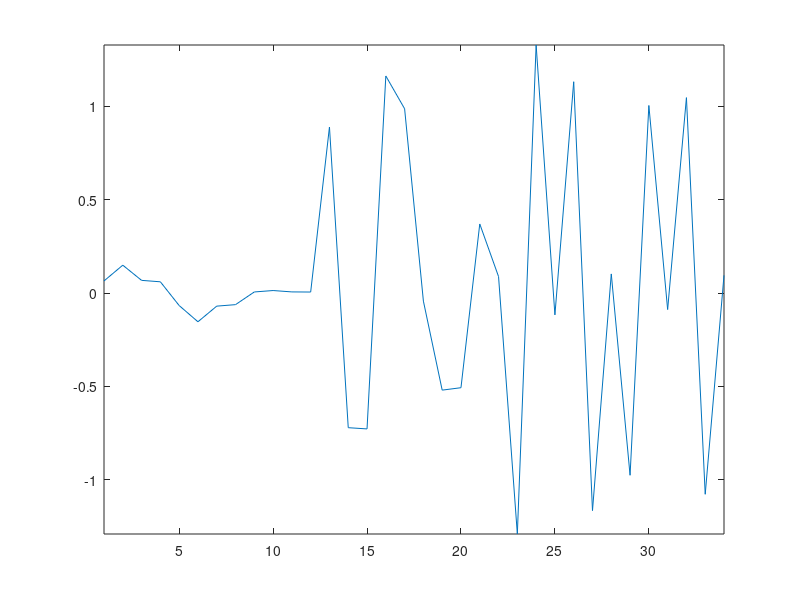

MATLAB code to generate this figure:
rng(1)
clear
m = 4;
nSigs = 3;
input = randn(m, nSigs);
dp = randn(nSigs, 1);
nSections = 2;
ltv = 0;
if ltv == 1
    coefNum = m;
else
    coefNum = 1;
end
parallelFilter = 0;
reverseFilter = 1;
statesNoGrad = 0;
target = randn(m, 1);
%% My implementation
b0 = rand(coefNum, nSections);
d1 = rand(coefNum, nSections);
d2 = rand(coefNum, nSections);
c1 = rand(coefNum, nSections);
c2 = rand(coefNum, nSections);
if statesNoGrad
    initialValueZ1 = zeros(nSigs, nSections);
    initialValueZ2 = zeros(nSigs, nSections);
else
    initialValueZ1 = rand(nSigs, nSections);
    initialValueZ2 = rand(nSigs, nSections);
end
poles = [input(:); b0(:); d1(:); d2(:); c1(:); c2(:); initialValueZ1(:); initialValueZ2(:)];
input = reshape(poles(1 : m * nSigs), [m, nSigs]);
b0 = reshape(poles(m * nSigs + coefNum * nSections * 0 + 1 : m * nSigs + coefNum * nSections * 1), [coefNum, nSections]);
d1 = reshape(poles(m * nSigs + coefNum * nSections * 1 + 1 : m * nSigs + coefNum * nSections * 2), [coefNum, nSections]);
d2 = reshape(poles(m * nSigs + coefNum * nSections * 2 + 1 : m * nSigs + coefNum * nSections * 3), [coefNum, nSections]);
c1 = reshape(poles(m * nSigs + coefNum * nSections * 3 + 1 : m * nSigs + coefNum * nSections * 4), [coefNum, nSections]);
c2 = reshape(poles(m * nSigs + coefNum * nSections * 4 + 1 : m * nSigs + coefNum * nSections * 5), [coefNum, nSections]);
initialValueZ1 = reshape(poles(m * nSigs + coefNum * nSections * 5 + 1 : m * nSigs + coefNum * nSections * 5 + nSigs * nSections), [nSigs, nSections]);
initialValueZ2 = reshape(poles(m * nSigs + coefNum * nSections * 5 + nSigs * nSections + 1 : m * nSigs + coefNum * nSections * 5 + nSigs * nSections * 2), [nSigs, nSections]);
z2_A = zeros(m, nSigs, nSections);z1_A = zeros(m, nSigs, nSections);
z1_A(1, :, :) = initialValueZ1;
z2_A(1, :, :) = initialValueZ2;
y2 = zeros(m, nSigs, nSections);
if reverseFilter
    input = flipud(input);b0 = flipud(b0);d1 = flipud(d1);d2 = flipud(d2);c1 = flipud(c1);c2 = flipud(c2);
end
% Forward filtering
tmp2 = zeros(m, nSigs);
if parallelFilter == 1
    out = zeros(nSections, nSigs);
    for a = 1 : m - 1
        if ltv == 1
            coefIdx = a;
        else
            coefIdx = 1;
        end
        in = input(a, :);
        for idx = 1 : nSections
            y2(a, :, idx) = in - z1_A(a, :, idx) - z2_A(a, :, idx);
            out(idx, :) = b0(coefIdx, idx) .* y2(a, :, idx) + d1(coefIdx, idx) .* z1_A(a, :, idx) + d2(coefIdx, idx) .* z2_A(a, :, idx);
            z2_A(a + 1, :, idx) = z2_A(a, :, idx) + c2(coefIdx, idx) .* z1_A(a, :, idx);
            z1_A(a + 1, :, idx) = z1_A(a, :, idx) + c1(coefIdx, idx) .* y2(a, :, idx);
        end
        tmp2(a, :) = sum(out, 1);
    end
    if ltv == 1
        coefIdx = m;
    else
        coefIdx = 1;
    end
    in = input(m, :);
    for idx = 1 : nSections
        y2(m, :, idx) = in - z1_A(m, :, idx) - z2_A(m, :, idx);
        out(idx, :) = b0(coefIdx, idx) .* y2(m, :, idx) + d1(coefIdx, idx) .* z1_A(m, :, idx) + d2(coefIdx, idx) .* z2_A(m, :, idx);
    end
    tmp2(m, :) = sum(out, 1);
else
    for a = 1 : m - 1
        if ltv == 1
            coefIdx = a;
        else
            coefIdx = 1;
        end
        in = input(a, :);
        for idx = 1 : nSections
            y2(a, :, idx) = in - z1_A(a, :, idx) - z2_A(a, :, idx);
            in = b0(coefIdx, idx) .* y2(a, :, idx) + d1(coefIdx, idx) .* z1_A(a, :, idx) + d2(coefIdx, idx) .* z2_A(a, :, idx);
            z2_A(a + 1, :, idx) = z2_A(a, :, idx) + c2(coefIdx, idx) .* z1_A(a, :, idx);
            z1_A(a + 1, :, idx) = z1_A(a, :, idx) + c1(coefIdx, idx) .* y2(a, :, idx);
        end
        tmp2(a, :) = in;
    end
    if ltv == 1
        coefIdx = m;
    else
        coefIdx = 1;
    end
    in = input(m, :);
    for idx = 1 : nSections
        y2(m, :, idx) = in - z1_A(m, :, idx) - z2_A(m, :, idx);
        in = b0(coefIdx, idx) .* y2(m, :, idx) + d1(coefIdx, idx) .* z1_A(m, :, idx) + d2(coefIdx, idx) .* z2_A(m, :, idx);
    end
    tmp2(m, :) = in;
end
if reverseFilter
    tmp2 = flipud(tmp2);
end
sub = tmp2 * dp - target;
mse1 = sum(sub.^2);
%% Derivative
sub_grad = sub * 2;
tmp2_grad = sub_grad * dp';
%% Actual SVF layer start
if reverseFilter
    tmp2_grad = flipud(tmp2_grad);
end
b0_grad = zeros(coefNum, nSections);
d1_grad = zeros(coefNum, nSections);
d2_grad = zeros(coefNum, nSections);
c1_grad = zeros(coefNum, nSections);
c2_grad = zeros(coefNum, nSections);
z2_A_grad = zeros(nSections, nSigs);
z1_A_grad = zeros(nSections, nSigs);
y2_grad = zeros(nSections, nSigs);
section_grad = zeros(nSections, nSigs);
input_grad = zeros(m, nSigs);
for a = m : -1 : 2
    if ltv == 1
        coefIdx1 = a;
        coefIdx2 = a - 1;
    else
        coefIdx1 = 1;
        coefIdx2 = 1;
    end
    gd = tmp2_grad(a, :);
    for idx = nSections : -1 : 1
        d2_grad(coefIdx1, idx) = d2_grad(coefIdx1, idx) + sum(gd .* z2_A(a, :, idx));
        d1_grad(coefIdx1, idx) = d1_grad(coefIdx1, idx) + sum(gd .* z1_A(a, :, idx));
        b0_grad(coefIdx1, idx) = b0_grad(coefIdx1, idx) + sum(gd .* y2(a, :, idx));
        section_grad(idx, :) = y2_grad(idx, :) + gd .* b0(coefIdx1, idx);
        z2_A_grad(idx, :) = z2_A_grad(idx, :) + gd .* d2(coefIdx1, idx) - section_grad(idx, :);
        z1_A_grad(idx, :) = z1_A_grad(idx, :) + gd .* d1(coefIdx1, idx) - section_grad(idx, :);
        if parallelFilter == 0
            gd = section_grad(idx, :);
        end
        c1_grad(coefIdx2, idx) = c1_grad(coefIdx2, idx) + sum(z1_A_grad(idx, :) .* y2(a - 1, :, idx));
        y2_grad(idx, :) = z1_A_grad(idx, :) .* c1(coefIdx2, idx);
        c2_grad(coefIdx2, idx) = c2_grad(coefIdx2, idx) + sum(z2_A_grad(idx, :) .* z1_A(a - 1, :, idx));
        z1_A_grad(idx, :) = z1_A_grad(idx, :) + z2_A_grad(idx, :) .* c2(coefIdx2, idx);
    end
    if parallelFilter == 1
        input_grad(a, :) = input_grad(a, :) + sum(section_grad, 1);
    else
        input_grad(a, :) = input_grad(a, :) + section_grad(1, :);
    end
end
gd = tmp2_grad(1, :);
for idx = nSections : -1 : 1
    d2_grad(1, idx) = d2_grad(1, idx) + sum(gd .* z2_A(1, :, idx));
    d1_grad(1, idx) = d1_grad(1, idx) + sum(gd .* z1_A(1, :, idx));
    b0_grad(1, idx) = b0_grad(1, idx) + sum(gd .* y2(1, :, idx));
    section_grad(idx, :) = y2_grad(idx, :) + gd * b0(1, idx);
    z2_A_grad(idx, :) = z2_A_grad(idx, :) + gd .* d2(1, idx) - section_grad(idx, :);
    z1_A_grad(idx, :) = z1_A_grad(idx, :) + gd .* d1(1, idx) - section_grad(idx, :);
    if parallelFilter == 0
        gd = section_grad(idx, :);
    end
end
if parallelFilter == 1
    input_grad(1, :) = input_grad(1, :) + sum(section_grad, 1);
else
    input_grad(1, :) = input_grad(1, :) + section_grad(1, :);
end
if reverseFilter
    b0_grad = flipud(b0_grad);d1_grad = flipud(d1_grad);d2_grad = flipud(d2_grad);c1_grad = flipud(c1_grad);c2_grad = flipud(c2_grad);input_grad = flipud(input_grad);
end
z2_A_grad = z2_A_grad.';
z1_A_grad = z1_A_grad.';
%% Actual SVF layer end
grad3 = [input_grad(:); b0_grad(:); d1_grad(:); d2_grad(:); c1_grad(:); c2_grad(:)];
if ~statesNoGrad
    grad3 = [grad3; z1_A_grad(:); z2_A_grad(:)];
end
plot(grad3);axis tight